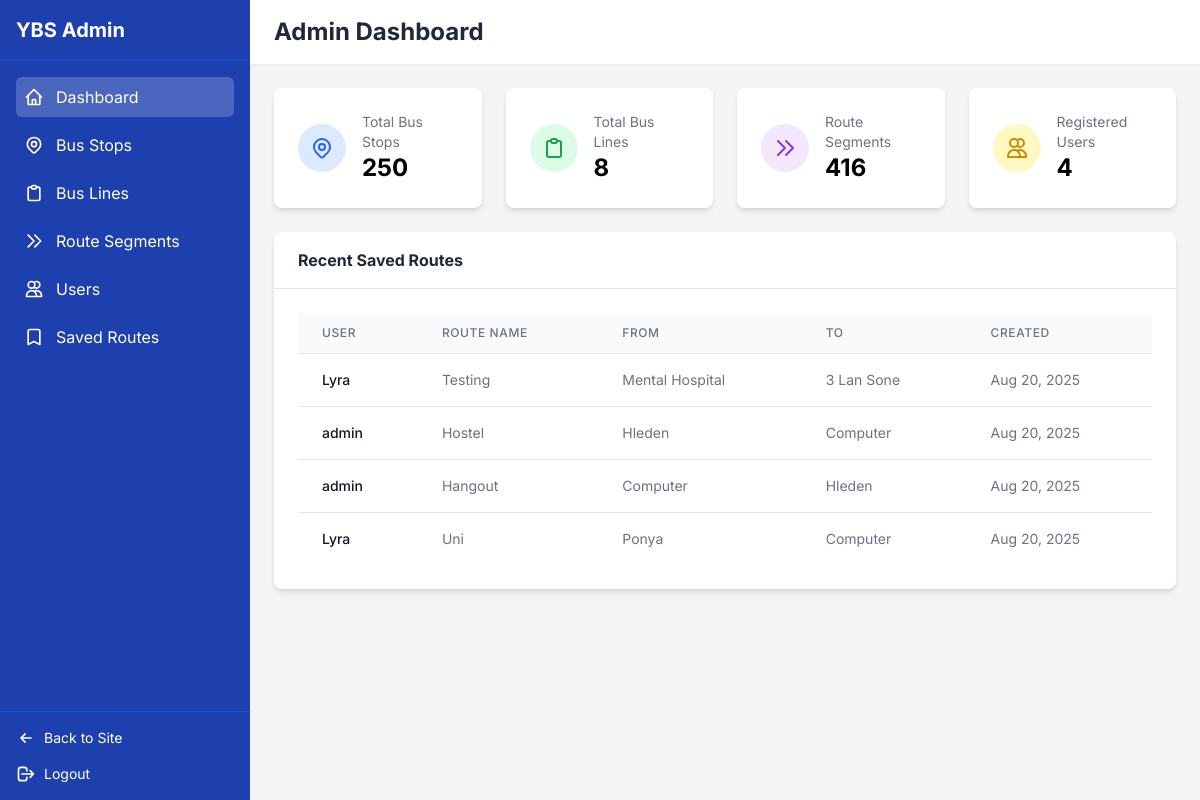
Before: /admin-dashboard/ (signed in) with the older database file.
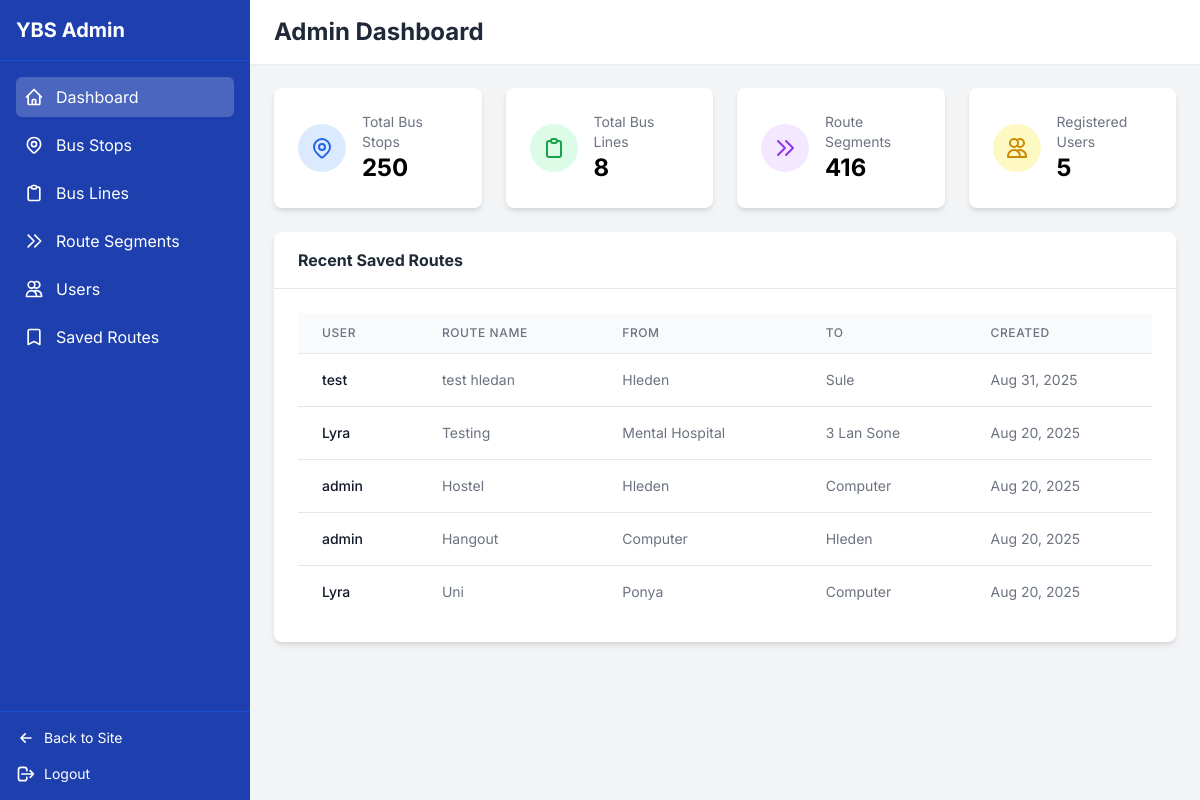
After: the same page with the newer database file.
### bus_routes/models.py (models this page shows, shortened)
class SavedRoute(models.Model):
    user = models.ForeignKey(User, on_delete=models.CASCADE, related_name='saved_routes')
    start_stop = models.ForeignKey(BusStop, on_delete=models.CASCADE, related_name='routes_as_start')
    end_stop = models.ForeignKey(BusStop, on_delete=models.CASCADE, related_name='routes_as_end')
    name = models.CharField(max_length=100, blank=True, null=True)
    created_at = models.DateTimeField(auto_now_add=True)
    class Meta:
        verbose_name = "Saved Route"
        verbose_name_plural = "Saved Routes"
        ordering = ['-created_at']

class BusStop(models.Model):
    name_mm = models.CharField(max_length=255, verbose_name="Stop Name (Myanmar)")
    name_en = models.CharField(max_length=255, verbose_name="Stop Name (English)")
    road_name_mm = models.CharField(max_length=255, blank=True, null=True, verbose_name="Road Name (Myanmar)")
    road_name_en = models.CharField(max_length=255, blank=True, null=True, verbose_name="Road Name (English)")
    latitude = models.DecimalField(max_digits=9, decimal_places=6, null=True, blank=True, verbose_name="Latitude")
    longitude = models.DecimalField(max_digits=9, decimal_places=6, null=True, blank=True, verbose_name="Longitude")
    class Meta:
        verbose_name = "Bus Stop"
        verbose_name_plural = "Bus Stops"
        unique_together = (('name_mm', 'road_name_mm'), ('name_en', 'road_name_en'))

### bus_routes/views.py (the view)
# urls.py: path('admin-dashboard/', views.admin_dashboard, name='admin_dashboard'),
@user_passes_test(is_admin)
def admin_dashboard(request):
    bus_stops_count = BusStop.objects.count()
    bus_lines_count = BusLine.objects.count()
    route_segments_count = RouteSegment.objects.count()
    users_count = User.objects.count()
    recent_saved_routes = SavedRoute.objects.all().order_by('-created_at')[:10]
    stops_missing_coords = BusStop.objects.filter(Q(latitude__isnull=True) | Q(longitude__isnull=True))[:10]
    return render(request, 'admin_dashboard.html', {
        'active_tab': 'dashboard',
        'bus_stops_count': bus_stops_count,
        'bus_lines_count': bus_lines_count,
        'route_segments_count': route_segments_count,
        'users_count': users_count,
        'recent_saved_routes': recent_saved_routes,
        'stops_missing_coords': stops_missing_coords
    })

### bus_routes/views.py (called while the page is built)
def is_admin(user):
    return user.is_authenticated and user.is_staff

### templates/admin_dashboard.html (shortened to what the changed rows need)
<!DOCTYPE html>
<html lang="en">
<head>
    {% load static %}
    <script src="https://cdn.tailwindcss.com"></script>
</head>
<body>
    <div class="flex h-screen overflow-hidden">
        <div class="sidebar bg-blue-800 text-white flex flex-col">
            <div class="p-4 border-b border-blue-700">
                <h1 class="text-xl font-bold">YBS Admin</h1>
            </div>
        </div>
        <div class="content flex-1 overflow-y-auto">
            <header class="bg-white shadow-sm">
                <div class="px-6 py-4">
                    <h1 class="text-2xl font-bold text-gray-800">{% block header_title %}Admin Dashboard{% endblock %}</h1>
                </div>
            </header>
            <main class="p-6">
                {% block content %}
                <div class="grid grid-cols-1 md:grid-cols-2 lg:grid-cols-4 gap-6 mb-6">
                    <div class="card bg-white p-6">
                        <div class="flex items-center">
                            <div>
                                <p class="text-gray-500 text-sm">Registered Users</p>
                                <p class="text-2xl font-bold">{{ users_count }}</p>
                            </div>
                        </div>
                    </div>
                </div>
                <div class="card bg-white overflow-hidden mb-6">
                    <div class="px-6 py-4 border-b border-gray-200">
                        <h2 class="font-bold text-gray-800">Recent Saved Routes</h2>
                    </div>
                    <div class="p-6">
                        <div class="overflow-x-auto">
                            <table class="min-w-full divide-y divide-gray-200">
                                <thead class="bg-gray-50">
                                    <tr>
                                        <th scope="col" class="px-6 py-3 text-left text-xs font-medium text-gray-500 uppercase tracking-wider">User</th>
                                        <th scope="col" class="px-6 py-3 text-left text-xs font-medium text-gray-500 uppercase tracking-wider">Route Name</th>
                                        <th scope="col" class="px-6 py-3 text-left text-xs font-medium text-gray-500 uppercase tracking-wider">From</th>
                                        <th scope="col" class="px-6 py-3 text-left text-xs font-medium text-gray-500 uppercase tracking-wider">To</th>
                                        <th scope="col" class="px-6 py-3 text-left text-xs font-medium text-gray-500 uppercase tracking-wider">Created</th>
                                    </tr>
                                </thead>
                                <tbody class="bg-white divide-y divide-gray-200">
                                    {% for route in recent_saved_routes %}
                                    <tr>
                                        <td class="px-6 py-4 whitespace-nowrap text-sm font-medium text-gray-900">{{ route.user.username }}</td>
                                        <td class="px-6 py-4 whitespace-nowrap text-sm text-gray-500">{{ route.name|default:"Unnamed Route" }}</td>
                                        <td class="px-6 py-4 whitespace-nowrap text-sm text-gray-500">{{ route.start_stop.name_en }}</td>
                                        <td class="px-6 py-4 whitespace-nowrap text-sm text-gray-500">{{ route.end_stop.name_en }}</td>
                                        <td class="px-6 py-4 whitespace-nowrap text-sm text-gray-500">{{ route.created_at|date:"M d, Y" }}</td>
                                    </tr>
                                    {% empty %}
                                    <tr>
                                        <td colspan="5" class="px-6 py-4 whitespace-nowrap text-sm text-gray-500 text-center">No saved routes yet</td>
                                    </tr>
                                    {% endfor %}
                                </tbody>
                            </table>
                        </div>
                    </div>
                </div>
                {% endblock %}
            </main>
        </div>
    </div>
</body>
</html>

Changed rows visible on the page:
added SavedRoute: user.username "test", name "test hledan", start_stop.name_en "Hleden", end_stop.name_en "Sule", created_at "Aug 31, 2025"
Other visible differences:
{{ users_count }}: "4" → "5"
